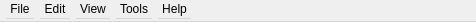
<?xml version="1.0" encoding="UTF-8"?>
<ui version="4.0">
 <class>MainMenu</class>
 <widget class="QMenuBar" name="MainMenu">
  <property name="geometry">
   <rect>
    <x>0</x>
    <y>0</y>
    <width>476</width>
    <height>22</height>
   </rect>
  </property>
  <widget class="QMenu" name="menuFile">
   <property name="title">
    <string>File</string>
   </property>
   <widget class="QMenu" name="menuOpen_Recent">
    <property name="title">
     <string>Open Recent</string>
    </property>
   </widget>
   <addaction name="actionNew"/>
   <addaction name="actionOpen"/>
   <addaction name="menuOpen_Recent"/>
   <addaction name="separator"/>
   <addaction name="actionClose"/>
   <addaction name="actionSave"/>
   <addaction name="actionSave_As"/>
   <addaction name="separator"/>
   <addaction name="actionExit"/>
  </widget>
  <widget class="QMenu" name="menuEdit">
   <property name="title">
    <string>Edit</string>
   </property>
   <widget class="QMenu" name="menuSelect">
    <property name="title">
     <string>Extend Selection</string>
    </property>
    <addaction name="actionExtendLeft"/>
    <addaction name="actionExtendRight"/>
    <addaction name="actionExtendUp"/>
    <addaction name="actionExtendDown"/>
   </widget>
   <widget class="QMenu" name="menuReorder">
    <property name="title">
     <string>Reorder</string>
    </property>
    <addaction name="actionBring_to_Front"/>
    <addaction name="actionSend_to_Back"/>
   </widget>
   <widget class="QMenu" name="menuTransform">
    <property name="title">
     <string>Transform</string>
    </property>
    <addaction name="actionReflectHorizontal"/>
    <addaction name="actionReflectVertical"/>
    <addaction name="actionRotateCW"/>
    <addaction name="actionRotateCCW"/>
   </widget>
   <widget class="QMenu" name="menuPath">
    <property name="title">
     <string>Path</string>
    </property>
    <addaction name="actionMake_Path"/>
    <addaction name="actionSplit_Path"/>
    <addaction name="actionMake_Path_as_Background"/>
   </widget>
   <addaction name="actionUndo"/>
   <addaction name="actionRedo"/>
   <addaction name="separator"/>
   <addaction name="actionCut"/>
   <addaction name="actionCopy"/>
   <addaction name="actionPaste"/>
   <addaction name="actionDelete"/>
   <addaction name="separator"/>
   <addaction name="actionSelect_All"/>
   <addaction name="actionDeselect_All"/>
   <addaction name="menuSelect"/>
   <addaction name="separator"/>
   <addaction name="menuReorder"/>
   <addaction name="menuTransform"/>
   <addaction name="actionReverse_Edge_Direction"/>
   <addaction name="actionMerge_Nodes"/>
   <addaction name="separator"/>
   <addaction name="menuPath"/>
  </widget>
  <widget class="QMenu" name="menuTikz">
   <property name="title">
    <string>Tools</string>
   </property>
   <widget class="QMenu" name="menuNode_Style">
    <property name="title">
     <string>Set Style</string>
    </property>
    <addaction name="actionPrevious_Node_Style"/>
    <addaction name="actionNext_Node_Style"/>
    <addaction name="actionClear_Node_Style"/>
    <addaction name="separator"/>
    <addaction name="actionPrevious_Edge_Style"/>
    <addaction name="actionNext_Edge_Style"/>
    <addaction name="actionClear_Edge_Style"/>
   </widget>
   <addaction name="actionParse"/>
   <addaction name="actionRevert"/>
   <addaction name="actionJump_to_Selection"/>
   <addaction name="actionRun_LaTeX"/>
   <addaction name="separator"/>
   <addaction name="menuNode_Style"/>
   <addaction name="separator"/>
   <addaction name="actionPreferences"/>
  </widget>
  <widget class="QMenu" name="menuView">
   <property name="title">
    <string>View</string>
   </property>
   <addaction name="actionZoom_In"/>
   <addaction name="actionZoom_Out"/>
   <addaction name="actionShow_Node_Labels"/>
  </widget>
  <widget class="QMenu" name="menuHelp">
   <property name="title">
    <string>Help</string>
   </property>
    <addaction name="actionBeginner_Guide"/>
    <addaction name="separator"/>
    <addaction name="actionAbout"/>
   <addaction name="separator"/>
   <addaction name="actionCheck_for_updates_automatically"/>
   <addaction name="actionCheck_now"/>
  </widget>
  <action name="actionNew">
   <property name="text">
    <string>New...</string>
   </property>
   <property name="shortcut">
    <string>Ctrl+N</string>
   </property>
  </action>
  <action name="actionOpen">
   <property name="text">
    <string>Open...</string>
   </property>
   <property name="shortcut">
    <string>Ctrl+O</string>
   </property>
  </action>
  <action name="actionClose">
   <property name="text">
    <string>Close</string>
   </property>
   <property name="shortcut">
    <string>Ctrl+W</string>
   </property>
  </action>
  <action name="actionSave">
   <property name="text">
    <string>Save</string>
   </property>
   <property name="shortcut">
    <string>Ctrl+S</string>
   </property>
  </action>
  <action name="actionSave_As">
   <property name="text">
    <string>Save As...</string>
   </property>
   <property name="shortcut">
    <string>Ctrl+Shift+S</string>
   </property>
  </action>
  <action name="actionUndo">
   <property name="text">
    <string>Undo</string>
   </property>
   <property name="shortcut">
    <string>Ctrl+Z</string>
   </property>
  </action>
  <action name="actionRedo">
   <property name="text">
    <string>Redo</string>
   </property>
   <property name="shortcut">
    <string>Ctrl+Shift+Z</string>
   </property>
  </action>
  <action name="actionCut">
   <property name="text">
    <string>Cut</string>
   </property>
   <property name="shortcut">
    <string>Ctrl+X</string>
   </property>
  </action>
  <action name="actionCopy">
   <property name="text">
    <string>Copy</string>
   </property>
   <property name="shortcut">
    <string>Ctrl+C</string>
   </property>
  </action>
  <action name="actionPaste">
   <property name="text">
    <string>Paste</string>
   </property>
   <property name="shortcut">
    <string>Ctrl+V</string>
   </property>
  </action>
  <action name="actionDelete">
   <property name="text">
    <string>Delete</string>
   </property>
   <property name="shortcut">
    <string>Backspace</string>
   </property>
  </action>
  <action name="actionSelect_All">
   <property name="text">
    <string>Select All</string>
   </property>
   <property name="shortcut">
    <string>Ctrl+A</string>
   </property>
  </action>
  <action name="actionDeselect_All">
   <property name="text">
    <string>Deselect All</string>
   </property>
   <property name="shortcut">
    <string>Ctrl+D</string>
   </property>
  </action>
  <action name="actionParse">
   <property name="text">
    <string>Parse TikZ</string>
   </property>
   <property name="shortcut">
    <string>Ctrl+T</string>
   </property>
  </action>
  <action name="actionZoom_In">
   <property name="text">
    <string>Zoom In</string>
   </property>
   <property name="shortcut">
    <string>Ctrl+=</string>
   </property>
  </action>
  <action name="actionZoom_Out">
   <property name="text">
    <string>Zoom Out</string>
   </property>
   <property name="shortcut">
    <string>Ctrl+-</string>
   </property>
  </action>
  <action name="actionExit">
   <property name="text">
    <string>Exit</string>
   </property>
  </action>
  <action name="actionRevert">
   <property name="text">
    <string>Revert TikZ</string>
   </property>
   <property name="shortcut">
    <string>Ctrl+Alt+T</string>
   </property>
  </action>
  <action name="actionJump_to_Selection">
   <property name="text">
    <string>Jump to Selection</string>
   </property>
   <property name="shortcut">
    <string>Ctrl+J</string>
   </property>
  </action>
  <action name="actionReflectHorizontal">
   <property name="text">
    <string>Reflect Horizontally</string>
   </property>
   <property name="shortcut">
    <string>Alt+Right</string>
   </property>
  </action>
  <action name="actionReflectVertical">
   <property name="text">
    <string>Reflect Vertically</string>
   </property>
   <property name="shortcut">
    <string>Alt+Down</string>
   </property>
  </action>
  <action name="actionRotateCW">
   <property name="text">
    <string>Rotate 90' CW</string>
   </property>
   <property name="shortcut">
    <string>Alt+Shift+Right</string>
   </property>
  </action>
  <action name="actionRotateCCW">
   <property name="text">
    <string>Rotate 90' CCW</string>
   </property>
   <property name="shortcut">
    <string>Alt+Shift+Left</string>
   </property>
  </action>
  <action name="actionExtendLeft">
   <property name="text">
    <string>To the left</string>
   </property>
   <property name="shortcut">
    <string>Shift+Left</string>
   </property>
  </action>
  <action name="actionExtendRight">
   <property name="text">
    <string>To the right</string>
   </property>
   <property name="shortcut">
    <string>Shift+Right</string>
   </property>
  </action>
  <action name="actionExtendUp">
   <property name="text">
    <string>Upward</string>
   </property>
   <property name="shortcut">
    <string>Shift+Up</string>
   </property>
  </action>
  <action name="actionExtendDown">
   <property name="text">
    <string>Downward</string>
   </property>
   <property name="shortcut">
    <string>Shift+Down</string>
   </property>
  </action>
  <action name="actionBring_to_Front">
   <property name="text">
    <string>Bring to Front</string>
   </property>
   <property name="shortcut">
    <string>Ctrl+]</string>
   </property>
  </action>
  <action name="actionSend_to_Back">
   <property name="text">
    <string>Send to Back</string>
   </property>
   <property name="shortcut">
    <string>Ctrl+[</string>
   </property>
  </action>
  <action name="actionCheck_for_updates_automatically">
   <property name="checkable">
    <bool>true</bool>
   </property>
   <property name="text">
    <string>Check for updates automatically</string>
   </property>
  </action>
  <action name="actionCheck_now">
   <property name="text">
    <string>Check now</string>
   </property>
  </action>
  <action name="actionBeginner_Guide">
   <property name="text">
    <string>Beginner &amp;Guide</string>
   </property>
  </action>
  <action name="actionAbout">
   <property name="text">
    <string>About</string>
   </property>
  </action>
  <action name="actionRun_LaTeX">
   <property name="text">
    <string>Make Preview</string>
   </property>
   <property name="shortcut">
    <string>Ctrl+R</string>
   </property>
  </action>
  <action name="actionClear_Menu">
   <property name="text">
    <string>Clear Menu</string>
   </property>
  </action>
  <action name="actionPreferences">
   <property name="text">
    <string>Preferences...</string>
   </property>
  </action>
  <action name="actionReverse_Edge_Direction">
   <property name="text">
    <string>Reverse Edge Direction</string>
   </property>
   <property name="shortcut">
    <string>Ctrl+/</string>
   </property>
  </action>
  <action name="actionMerge_Nodes">
   <property name="text">
    <string>Merge Nodes</string>
   </property>
   <property name="shortcut">
    <string>Ctrl+M</string>
   </property>
  </action>
  <action name="actionShow_Node_Labels">
   <property name="checkable">
    <bool>true</bool>
   </property>
   <property name="checked">
    <bool>true</bool>
   </property>
   <property name="text">
    <string>Show Node Labels</string>
   </property>
   <property name="shortcut">
    <string>Ctrl+Shift+L</string>
   </property>
  </action>
  <action name="actionPrevious_Node_Style">
   <property name="text">
    <string>Previous Node Style</string>
   </property>
   <property name="shortcut">
    <string>Ctrl+,</string>
   </property>
  </action>
  <action name="actionNext_Node_Style">
   <property name="text">
    <string>Next Node Style</string>
   </property>
   <property name="shortcut">
    <string>Ctrl+.</string>
   </property>
  </action>
  <action name="actionClear_Node_Style">
   <property name="text">
    <string>Clear Node Style</string>
   </property>
   <property name="shortcut">
    <string>Ctrl+Space</string>
   </property>
  </action>
  <action name="actionPrevious_Edge_Style">
   <property name="text">
    <string>Previous Edge Style</string>
   </property>
   <property name="shortcut">
    <string>Ctrl+Shift+,</string>
   </property>
  </action>
  <action name="actionNext_Edge_Style">
   <property name="text">
    <string>Next Edge Style</string>
   </property>
   <property name="shortcut">
    <string>Ctrl+Shift+.</string>
   </property>
  </action>
  <action name="actionClear_Edge_Style">
   <property name="text">
    <string>Clear Edge Style</string>
   </property>
   <property name="shortcut">
    <string>Ctrl+Shift+Space</string>
   </property>
  </action>
  <action name="actionMake_Path">
   <property name="text">
    <string>Make Path</string>
   </property>
   <property name="shortcut">
    <string>Ctrl+P</string>
   </property>
  </action>
  <action name="actionSplit_Path">
   <property name="text">
    <string>Split Path</string>
   </property>
   <property name="shortcut">
    <string>Ctrl+Shift+P</string>
   </property>
  </action>
  <action name="actionMake_Path_as_Background">
   <property name="text">
    <string>Make Path as Background</string>
   </property>
   <property name="shortcut">
    <string>Ctrl+B</string>
   </property>
  </action>
  <addaction name="menuFile"/>
  <addaction name="menuEdit"/>
  <addaction name="menuView"/>
  <addaction name="menuTikz"/>
  <addaction name="menuHelp"/>
 </widget>
 <resources/>
 <connections/>
</ui>
